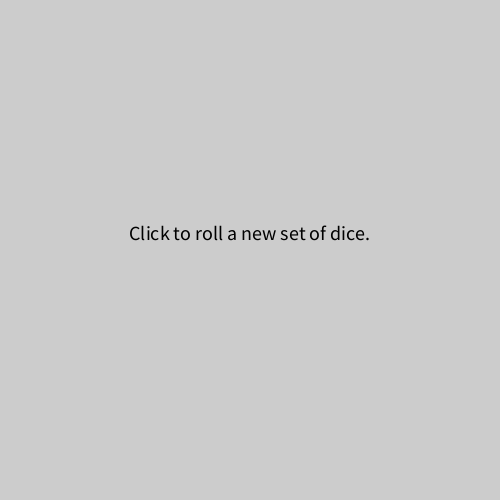
Frame 1 (no input)
Frame 60 (the mouse pressed at the canvas centre just before this capture): identical to frame 1, image omitted
Frame 120 (the mouse held since frame 60 and released just before this capture): identical to frame 1, image omitted

The Processing sketch that drew this single still picture (run headless with seeded random() and noise(); from frame 60 on, the mouse is pressed at the canvas centre):

// Processing sketch: ChukwuochaChukwunazaLab10Silver
// ── ChukwuochaChukwunazaLab10Silver.pde
/**
 * Chukwunaza Chukwuocha
 * Fall Lab 10 - COMP 1010
 * Silver exercise
 
 * Simplified Yahtzee game - phase 2
 * Allow the user to select and reroll some of the dice,
 * several times (set by NUM_REROLLS), then show what
 * the score would be for each number from 1 to NUM_SIDES.
 * 
 */

//Constants controlling the game.
//The number of sides should not be changed since the
//graphics only handles from 1-6 dots.
//In this version, the number of dice or turns could be varied.
final int NUM_SIDES=6;   //Sides on the dice
final int NUM_DICE=5;    //The number of dice used
final int NUM_REROLLS=2; //Number of rerolls after the initial roll

//-------- Bronze -------------------------------------

//Insert all of your Bronze code here

//***Add the variable storing the dice here:
int[] numDice = new int[NUM_DICE];

void rollDice() {
  for (int i=0; i<NUM_DICE; i++)
  {
    numDice[i] = (int)random(1, NUM_SIDES+1);
  }
}//rollDice

void showDiceRoll() {
  for (int i=0; i<NUM_DICE; i++)
  {
    drawDie(i, numDice[i]);
  }
}//showDiceRoll

//-------- Silver -------------------------------------

void reroll(boolean[] diceToRoll) {
  //diceToRoll = new boolean[NUM_DICE];

  for (int i=0; i<NUM_DICE; i++)
  {
    if (diceToRoll[i])
    {
      numDice[i] = (int)random(1, NUM_SIDES+1);
    }
  }
}//reroll

int scoreAs(int chosenNumber) {
  int score = 0;
  for (int i=0; i<NUM_DICE; i++)
  {
    if (chosenNumber == numDice[i])
    {
      score += chosenNumber;
    }
  }
  println(score);
  return score;
}//scoreAs



//==================================================================
//
//    SUPPLIED CODE - DO NOT EDIT ANYTHING BELOW THIS LINE

int rerollsMade = 0;        //Keep track of the number of rerolls done
boolean turnOver = true;    //True means a new turn will star on the next click 

final int BG_COLOR = 192;   //Light grey background colour.

final String REROLL_MESSAGE = "Click all the dice you want to reroll.\nThen click anywhere else to roll.";
final String ROLL_MESSAGE = "Click to roll a new set of dice.";

//This variable keeps track of which dice are to be rerolled.
//This will also control whether dice are red or grey.
boolean[] diceToRoll = new boolean[NUM_DICE];

final int WIDTH = 500, HEIGHT = 500; //MUST MATCH THE size() COMMAND BELOW

//--------------------------------------------------------------

void setup() {
  size(500, 500);
  displayMessage(ROLL_MESSAGE);
}//setup

//--------------------------------------------------------------

void draw() {
}//draw

//--------------------------------------------------------------

void mouseClicked() {
  if (turnOver)    //If the previous turn was over,
    startTurn(); //Start a new one
  else {
    int clickedDie = checkForDieClick(); //See which die was clicked, if any
    if (clickedDie>=0) {
      //When a die is clicked, just change its status and redraw the dice.
      diceToRoll[clickedDie] = !diceToRoll[clickedDie];
      showDiceRoll();
    } else
      doReroll(); //A click anywhere else means reroll the selected dice
  }
}//mouseClicked

//--------------------------------------------------------------

void startTurn() {
  //Start a new turn with a fresh roll of the dice.
  rollDice();           //Roll the dice, and start a new turn
  background(BG_COLOR); //Erase the canvas
  showDiceRoll();       //Draw the dice
  turnOver = false;     //Indicate that the turn has started
  displayMessage("You have "+NUM_REROLLS+" rerolls.\n"+REROLL_MESSAGE);
  rerollsMade = 0;
}

//--------------------------------------------------------------

void doReroll() {
  //Reroll the dice that are selected (grey) and update the dice and message.
  background(BG_COLOR);
  reroll(diceToRoll);
  for (int i=0; i<NUM_DICE; i++) //Reset all dice back to..
    diceToRoll[i]=false;        //..unselected or red.
  showDiceRoll();
  rerollsMade++;
  if (rerollsMade < NUM_REROLLS)
    displayMessage("You have "+(NUM_REROLLS-rerollsMade)+" rerolls left.\n"+REROLL_MESSAGE);
  else {
    turnOver = true;
    displayMessage(generateScoreMessage()+"\n"+ROLL_MESSAGE);
  }
}

//--------------------------------------------------------------

int checkForDieClick() {
  //Check all of the dice to see if any were clicked on.
  //Return the die number if so, else return -1.
  for (int die=0; die<NUM_DICE; die++)
    if (clickInDie(die))
      return die;
  return -1;
}

//--------------------------------------------------------------

void displayMessage(String message) {
  //Display the given message in the centre of the window.
  final int TEXT_SIZE = 20;
  textSize(TEXT_SIZE);
  fill(0);
  //Allow for multi-line messages. Count the \n characters to see.
  int numLines = 1; //One by default
  for (int i=0; i<message.length(); i++)
    if (message.charAt(i) == '\n')
      numLines++; //Add one more line for every \n character found
  text(message, (width-textWidth(message))/2, 
    height/2-TEXT_SIZE*numLines/2);
}

//--------------------------------------------------------------

String generateScoreMessage() {
  //Generate a message showing what the score would be if the
  //roll were scored using each number from 1 to NUM_SIDES
  String message = "Turn Over.\nScores under 1-"+NUM_SIDES+" would be:\n";
  for (int i=1; i<=NUM_SIDES; i++)
    message += i+"'s="+scoreAs(i)+"  ";
  return message;
}

//--------------------------------------------------------------
//  Constants that control the way the dice are displayed graphically

final float X_SPACING = (float)WIDTH/NUM_DICE;       //X spacing of the dice
final float DIE_SIZE = X_SPACING*0.8;    //width and height of one die
final float X_LEFT_DIE = X_SPACING*0.1;  //left side of the leftmost die
final float Y_OFFSET = X_SPACING*0.15;   //slight Y offset of the odd-numbered ones
final float Y_POSITION = HEIGHT-DIE_SIZE-Y_OFFSET; //Y coordinate of most dice
final float PIP_OFFSET = DIE_SIZE/3.5;  //Distance from centre to pips, and between pips
final float PIP_DIAM = DIE_SIZE/5;    //Diameter of the pips (dots)

//--------------------------------------------------------------

boolean clickInDie(int dieNumber) {
  //Check to see if the indicated die was clicked on.
  //This function requires some of the constants above.
  float dieX = X_LEFT_DIE+dieNumber*X_SPACING;
  float dieY = Y_POSITION-Y_OFFSET*(dieNumber%2);
  return mouseX>=dieX && mouseX<=dieX+DIE_SIZE &&
    mouseY>=dieY && mouseY<=dieY+DIE_SIZE;
}

//--------------------------------------------------------------

void drawDie(int position, int value) {
  /* Draw one die in the canvas.
   * **This will only work for dice with up to 6 sides.**
   *   position - must be 0..NUM_DICE-1, indicating which die is being drawn
   *   value - must be 1..6, the amount showing on that die
   */

  //From the constants above, and which die it is, find its top left corner
  float dieX = X_LEFT_DIE+position*X_SPACING;
  float dieY = Y_POSITION-Y_OFFSET*(position%2);

  //1.Draw either red or medium grey square with a black outline
  stroke(0); //Black outline
  if (diceToRoll[position])
    fill(128); //Grey fill for dice to reroll
  else
    fill(255, 0, 0); //Red fill for dice to keep
  rect(dieX, dieY, DIE_SIZE, DIE_SIZE);

  //2.Draw the pips (dots)
  fill(255);   //White dots
  stroke(255); //White outline

  //The centre dot (if the value is odd)
  if (1 == value%2)
    ellipse(dieX+DIE_SIZE/2, dieY+DIE_SIZE/2, PIP_DIAM, PIP_DIAM);

  //The top-left and bottom-right dots (if the value is more than 1)
  if (value>1) {
    ellipse(dieX+DIE_SIZE/2-PIP_OFFSET, 
      dieY+DIE_SIZE/2+PIP_OFFSET, PIP_DIAM, PIP_DIAM);
    ellipse(dieX+DIE_SIZE/2+PIP_OFFSET, 
      dieY+DIE_SIZE/2-PIP_OFFSET, PIP_DIAM, PIP_DIAM);
  }//if

  //The bottom-left and top-right dots (if the value is more than 3)
  if (value>3) {
    ellipse(dieX+DIE_SIZE/2+PIP_OFFSET, 
      dieY+DIE_SIZE/2+PIP_OFFSET, PIP_DIAM, PIP_DIAM);
    ellipse(dieX+DIE_SIZE/2-PIP_OFFSET, 
      dieY+DIE_SIZE/2-PIP_OFFSET, PIP_DIAM, PIP_DIAM);
  }//if

  //The left and right dots (only if the value is 6)
  if (value==6) {
    ellipse(dieX+DIE_SIZE/2-PIP_OFFSET, 
      dieY+DIE_SIZE/2, PIP_DIAM, PIP_DIAM);
    ellipse(dieX+DIE_SIZE/2+PIP_OFFSET, 
      dieY+DIE_SIZE/2, PIP_DIAM, PIP_DIAM);
  }//if
}//drawDie
